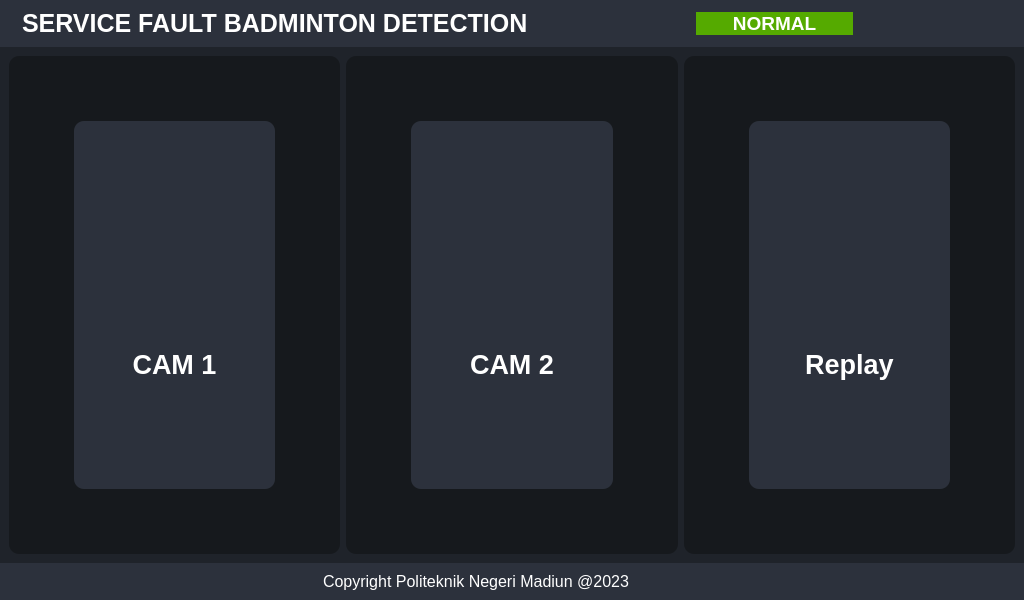
<?xml version="1.0" encoding="UTF-8"?>
<ui version="4.0">
 <class>MainWindow</class>
 <widget class="QMainWindow" name="MainWindow">
  <property name="geometry">
   <rect>
    <x>0</x>
    <y>0</y>
    <width>1024</width>
    <height>600</height>
   </rect>
  </property>
  <property name="minimumSize">
   <size>
    <width>1024</width>
    <height>600</height>
   </size>
  </property>
  <property name="maximumSize">
   <size>
    <width>1024</width>
    <height>600</height>
   </size>
  </property>
  <property name="windowTitle">
   <string>MainWindow</string>
  </property>
  <property name="styleSheet">
   <string notr="true">*{
	border: none;
	background-color: transparent;
	background: transparent;
	padding: 0;
	margin: 0;
	color: #fff;
}
#centralwidget{
	background-color: #1f232a;
}
#leftMenuSubContainer{
	background-color: #16191d;
}
#leftMenuSubContainer QPushButton{
	text-align: left;
	padding: 5px 10px;
	border-top-left-radius: 10px;
	border-bottom-left-radius: 10px;
}
#centerMenuSubContainer{
	background-color: #2c313c;
}
#frame_4, #frame_8, #frame_11, #frame_13, #frame_14, #frame_15, #popupNotificationSubContainer, #rightMenuSubContainer,  #mainContensContainer, #midContentcontainer{
	background-color: #16191d;
	border-radius: 10px;
}
#headerContainer, #footerContainer, #frame_8, #frame_11, #frame_15{
	background-color: #2c313c;
}
#pushButton_2{
	background-color: rgb(85, 170, 0);
}</string>
  </property>
  <widget class="QWidget" name="centralwidget">
   <layout class="QHBoxLayout" name="horizontalLayout">
    <property name="spacing">
     <number>0</number>
    </property>
    <property name="leftMargin">
     <number>0</number>
    </property>
    <property name="topMargin">
     <number>0</number>
    </property>
    <property name="rightMargin">
     <number>0</number>
    </property>
    <property name="bottomMargin">
     <number>0</number>
    </property>
    <item>
     <widget class="QWidget" name="mainBodyContainer" native="true">
      <property name="sizePolicy">
       <sizepolicy hsizetype="Expanding" vsizetype="Preferred">
        <horstretch>0</horstretch>
        <verstretch>0</verstretch>
       </sizepolicy>
      </property>
      <property name="styleSheet">
       <string notr="true"/>
      </property>
      <layout class="QVBoxLayout" name="verticalLayout_10">
       <property name="spacing">
        <number>0</number>
       </property>
       <property name="leftMargin">
        <number>0</number>
       </property>
       <property name="topMargin">
        <number>0</number>
       </property>
       <property name="rightMargin">
        <number>0</number>
       </property>
       <property name="bottomMargin">
        <number>0</number>
       </property>
       <item alignment="Qt::AlignTop">
        <widget class="QWidget" name="headerContainer" native="true">
         <layout class="QHBoxLayout" name="horizontalLayout_4">
          <item alignment="Qt::AlignLeft">
           <widget class="QFrame" name="frame_5">
            <property name="frameShape">
             <enum>QFrame::StyledPanel</enum>
            </property>
            <property name="frameShadow">
             <enum>QFrame::Raised</enum>
            </property>
            <layout class="QHBoxLayout" name="horizontalLayout_7">
             <property name="spacing">
              <number>6</number>
             </property>
             <property name="leftMargin">
              <number>0</number>
             </property>
             <property name="topMargin">
              <number>0</number>
             </property>
             <property name="rightMargin">
              <number>0</number>
             </property>
             <property name="bottomMargin">
              <number>0</number>
             </property>
             <item>
              <widget class="QLabel" name="label_5">
               <property name="maximumSize">
                <size>
                 <width>78</width>
                 <height>78</height>
                </size>
               </property>
               <property name="lineWidth">
                <number>1</number>
               </property>
               <property name="text">
                <string/>
               </property>
               <property name="pixmap">
                <pixmap resource="resources.qrc">:/images/badminton no bg.png</pixmap>
               </property>
               <property name="scaledContents">
                <bool>true</bool>
               </property>
              </widget>
             </item>
             <item>
              <widget class="QLabel" name="label_6">
               <property name="font">
                <font>
                 <pointsize>19</pointsize>
                 <weight>75</weight>
                 <bold>true</bold>
                </font>
               </property>
               <property name="text">
                <string>SERVICE FAULT BADMINTON DETECTION</string>
               </property>
              </widget>
             </item>
            </layout>
           </widget>
          </item>
          <item>
           <widget class="QFrame" name="frame">
            <property name="frameShape">
             <enum>QFrame::StyledPanel</enum>
            </property>
            <property name="frameShadow">
             <enum>QFrame::Raised</enum>
            </property>
           </widget>
          </item>
          <item>
           <widget class="QPushButton" name="pushButton_2">
            <property name="font">
             <font>
              <pointsize>14</pointsize>
              <weight>75</weight>
              <bold>true</bold>
             </font>
            </property>
            <property name="styleSheet">
             <string notr="true">QPushButton:enabled {
	color: white;
}

QPushButton:pressed {
	color: rgb(167, 167, 167);
}

QPushButton:hover:!pressed {
	color: rgb(167, 167, 167);
}

QPushButton:disabled {
	color: rgb(167, 167, 167);
}</string>
            </property>
            <property name="text">
             <string>NORMAL</string>
            </property>
           </widget>
          </item>
          <item alignment="Qt::AlignRight">
           <widget class="QFrame" name="frame_7">
            <property name="frameShape">
             <enum>QFrame::StyledPanel</enum>
            </property>
            <property name="frameShadow">
             <enum>QFrame::Raised</enum>
            </property>
            <layout class="QHBoxLayout" name="horizontalLayout_5">
             <property name="spacing">
              <number>6</number>
             </property>
             <property name="leftMargin">
              <number>0</number>
             </property>
             <property name="topMargin">
              <number>0</number>
             </property>
             <property name="rightMargin">
              <number>0</number>
             </property>
             <property name="bottomMargin">
              <number>0</number>
             </property>
             <item>
              <widget class="QPushButton" name="closeBtn">
               <property name="toolTip">
                <string>Close Window</string>
               </property>
               <property name="text">
                <string/>
               </property>
               <property name="icon">
                <iconset resource="resources.qrc">
                 <normaloff>:/icons/icons/x-circle.svg</normaloff>:/icons/icons/x-circle.svg</iconset>
               </property>
               <property name="iconSize">
                <size>
                 <width>31</width>
                 <height>31</height>
                </size>
               </property>
              </widget>
             </item>
            </layout>
           </widget>
          </item>
         </layout>
        </widget>
       </item>
       <item>
        <widget class="QWidget" name="mainBodyContent" native="true">
         <property name="sizePolicy">
          <sizepolicy hsizetype="Preferred" vsizetype="Expanding">
           <horstretch>0</horstretch>
           <verstretch>0</verstretch>
          </sizepolicy>
         </property>
         <layout class="QHBoxLayout" name="horizontalLayout_8">
          <item>
           <widget class="QWidget" name="mainContensContainer" native="true">
            <layout class="QVBoxLayout" name="verticalLayout_15">
             <property name="spacing">
              <number>0</number>
             </property>
             <property name="leftMargin">
              <number>0</number>
             </property>
             <property name="topMargin">
              <number>0</number>
             </property>
             <property name="rightMargin">
              <number>0</number>
             </property>
             <property name="bottomMargin">
              <number>0</number>
             </property>
             <item>
              <widget class="QWidget" name="mainContensSubContainer" native="true">
               <layout class="QHBoxLayout" name="horizontalLayout_14">
                <property name="leftMargin">
                 <number>5</number>
                </property>
                <property name="topMargin">
                 <number>5</number>
                </property>
                <property name="rightMargin">
                 <number>5</number>
                </property>
                <property name="bottomMargin">
                 <number>5</number>
                </property>
                <item>
                 <widget class="QWidget" name="widget_7" native="true">
                  <layout class="QVBoxLayout" name="verticalLayout_14">
                   <property name="spacing">
                    <number>0</number>
                   </property>
                   <property name="leftMargin">
                    <number>0</number>
                   </property>
                   <property name="topMargin">
                    <number>0</number>
                   </property>
                   <property name="rightMargin">
                    <number>0</number>
                   </property>
                   <property name="bottomMargin">
                    <number>0</number>
                   </property>
                   <item>
                    <widget class="QWidget" name="widget_5" native="true">
                     <layout class="QHBoxLayout" name="horizontalLayout_2" stretch="0">
                      <property name="spacing">
                       <number>60</number>
                      </property>
                      <property name="leftMargin">
                       <number>60</number>
                      </property>
                      <property name="topMargin">
                       <number>60</number>
                      </property>
                      <property name="rightMargin">
                       <number>60</number>
                      </property>
                      <property name="bottomMargin">
                       <number>60</number>
                      </property>
                      <item>
                       <widget class="QFrame" name="frame_15">
                        <property name="frameShape">
                         <enum>QFrame::StyledPanel</enum>
                        </property>
                        <property name="frameShadow">
                         <enum>QFrame::Raised</enum>
                        </property>
                        <layout class="QVBoxLayout" name="verticalLayout">
                         <property name="spacing">
                          <number>0</number>
                         </property>
                         <property name="leftMargin">
                          <number>0</number>
                         </property>
                         <property name="topMargin">
                          <number>0</number>
                         </property>
                         <property name="rightMargin">
                          <number>0</number>
                         </property>
                         <property name="bottomMargin">
                          <number>0</number>
                         </property>
                         <item>
                          <widget class="QPushButton" name="pushButton_11">
                           <property name="text">
                            <string/>
                           </property>
                           <property name="icon">
                            <iconset resource="resources.qrc">
                             <normaloff>:/icons/icons/video.svg</normaloff>:/icons/icons/video.svg</iconset>
                           </property>
                           <property name="iconSize">
                            <size>
                             <width>43</width>
                             <height>43</height>
                            </size>
                           </property>
                          </widget>
                         </item>
                         <item>
                          <widget class="QPushButton" name="pushButton">
                           <property name="font">
                            <font>
                             <pointsize>20</pointsize>
                             <weight>75</weight>
                             <bold>true</bold>
                            </font>
                           </property>
                           <property name="styleSheet">
                            <string notr="true">QPushButton:enabled {
	color: white;
}

QPushButton:pressed {
	color: rgb(167, 167, 167);
}

QPushButton:hover:!pressed {
	color: rgb(167, 167, 167);
}

QPushButton:disabled {
	color: rgb(167, 167, 167);
}</string>
                           </property>
                           <property name="text">
                            <string>CAM 1</string>
                           </property>
                          </widget>
                         </item>
                        </layout>
                       </widget>
                      </item>
                     </layout>
                    </widget>
                   </item>
                  </layout>
                 </widget>
                </item>
               </layout>
              </widget>
             </item>
            </layout>
           </widget>
          </item>
          <item>
           <widget class="QWidget" name="midContentcontainer" native="true">
            <layout class="QVBoxLayout" name="verticalLayout_16">
             <property name="spacing">
              <number>0</number>
             </property>
             <property name="leftMargin">
              <number>0</number>
             </property>
             <property name="topMargin">
              <number>0</number>
             </property>
             <property name="rightMargin">
              <number>0</number>
             </property>
             <property name="bottomMargin">
              <number>0</number>
             </property>
             <item>
              <widget class="QWidget" name="widget_6" native="true">
               <layout class="QVBoxLayout" name="verticalLayout_3" stretch="0">
                <property name="spacing">
                 <number>7</number>
                </property>
                <property name="leftMargin">
                 <number>5</number>
                </property>
                <property name="topMargin">
                 <number>5</number>
                </property>
                <property name="rightMargin">
                 <number>5</number>
                </property>
                <property name="bottomMargin">
                 <number>5</number>
                </property>
                <item>
                 <widget class="QWidget" name="widget_4" native="true">
                  <layout class="QVBoxLayout" name="verticalLayout_4" stretch="0">
                   <property name="spacing">
                    <number>60</number>
                   </property>
                   <property name="leftMargin">
                    <number>60</number>
                   </property>
                   <property name="topMargin">
                    <number>60</number>
                   </property>
                   <property name="rightMargin">
                    <number>60</number>
                   </property>
                   <property name="bottomMargin">
                    <number>60</number>
                   </property>
                   <item>
                    <widget class="QFrame" name="frame_11">
                     <property name="frameShape">
                      <enum>QFrame::StyledPanel</enum>
                     </property>
                     <property name="frameShadow">
                      <enum>QFrame::Raised</enum>
                     </property>
                     <layout class="QVBoxLayout" name="verticalLayout_2">
                      <property name="spacing">
                       <number>0</number>
                      </property>
                      <property name="leftMargin">
                       <number>0</number>
                      </property>
                      <property name="topMargin">
                       <number>0</number>
                      </property>
                      <property name="rightMargin">
                       <number>0</number>
                      </property>
                      <property name="bottomMargin">
                       <number>0</number>
                      </property>
                      <item>
                       <widget class="QPushButton" name="pushButton_9">
                        <property name="text">
                         <string/>
                        </property>
                        <property name="icon">
                         <iconset resource="resources.qrc">
                          <normaloff>:/icons/icons/video.svg</normaloff>:/icons/icons/video.svg</iconset>
                        </property>
                        <property name="iconSize">
                         <size>
                          <width>43</width>
                          <height>43</height>
                         </size>
                        </property>
                       </widget>
                      </item>
                      <item>
                       <widget class="QPushButton" name="pushButton_16">
                        <property name="font">
                         <font>
                          <pointsize>20</pointsize>
                          <weight>75</weight>
                          <bold>true</bold>
                         </font>
                        </property>
                        <property name="styleSheet">
                         <string notr="true">QPushButton:enabled {
	color: white;
}

QPushButton:pressed {
	color: rgb(167, 167, 167);
}

QPushButton:hover:!pressed {
	color: rgb(167, 167, 167);
}

QPushButton:disabled {
	color: rgb(167, 167, 167);
}</string>
                        </property>
                        <property name="text">
                         <string>CAM 2</string>
                        </property>
                        <property name="iconSize">
                         <size>
                          <width>40</width>
                          <height>40</height>
                         </size>
                        </property>
                       </widget>
                      </item>
                     </layout>
                    </widget>
                   </item>
                  </layout>
                 </widget>
                </item>
               </layout>
              </widget>
             </item>
            </layout>
           </widget>
          </item>
          <item>
           <widget class="QWidget" name="rightMenuContainer" native="true">
            <property name="minimumSize">
             <size>
              <width>200</width>
              <height>0</height>
             </size>
            </property>
            <property name="sizeIncrement">
             <size>
              <width>0</width>
              <height>0</height>
             </size>
            </property>
            <layout class="QHBoxLayout" name="horizontalLayout_13">
             <property name="spacing">
              <number>0</number>
             </property>
             <property name="leftMargin">
              <number>0</number>
             </property>
             <property name="topMargin">
              <number>0</number>
             </property>
             <property name="rightMargin">
              <number>0</number>
             </property>
             <property name="bottomMargin">
              <number>0</number>
             </property>
             <item>
              <widget class="QWidget" name="rightMenuSubContainer" native="true">
               <property name="enabled">
                <bool>true</bool>
               </property>
               <property name="minimumSize">
                <size>
                 <width>200</width>
                 <height>0</height>
                </size>
               </property>
               <property name="sizeIncrement">
                <size>
                 <width>0</width>
                 <height>0</height>
                </size>
               </property>
               <layout class="QVBoxLayout" name="verticalLayout_13">
                <property name="leftMargin">
                 <number>5</number>
                </property>
                <property name="topMargin">
                 <number>5</number>
                </property>
                <property name="rightMargin">
                 <number>5</number>
                </property>
                <property name="bottomMargin">
                 <number>5</number>
                </property>
                <item>
                 <widget class="QWidget" name="widget_8" native="true">
                  <layout class="QVBoxLayout" name="verticalLayout_17" stretch="0">
                   <property name="spacing">
                    <number>60</number>
                   </property>
                   <property name="leftMargin">
                    <number>60</number>
                   </property>
                   <property name="topMargin">
                    <number>60</number>
                   </property>
                   <property name="rightMargin">
                    <number>60</number>
                   </property>
                   <property name="bottomMargin">
                    <number>60</number>
                   </property>
                   <item>
                    <widget class="QFrame" name="frame_8">
                     <property name="frameShape">
                      <enum>QFrame::StyledPanel</enum>
                     </property>
                     <property name="frameShadow">
                      <enum>QFrame::Raised</enum>
                     </property>
                     <layout class="QVBoxLayout" name="verticalLayout_5">
                      <property name="spacing">
                       <number>0</number>
                      </property>
                      <property name="leftMargin">
                       <number>0</number>
                      </property>
                      <property name="topMargin">
                       <number>0</number>
                      </property>
                      <property name="rightMargin">
                       <number>0</number>
                      </property>
                      <property name="bottomMargin">
                       <number>0</number>
                      </property>
                      <item>
                       <widget class="QPushButton" name="pushButton_12">
                        <property name="text">
                         <string/>
                        </property>
                        <property name="icon">
                         <iconset resource="resources.qrc">
                          <normaloff>:/icons/icons/aperture.svg</normaloff>:/icons/icons/aperture.svg</iconset>
                        </property>
                        <property name="iconSize">
                         <size>
                          <width>43</width>
                          <height>43</height>
                         </size>
                        </property>
                        <property name="shortcut">
                         <string>Ctrl+S</string>
                        </property>
                       </widget>
                      </item>
                      <item>
                       <widget class="QPushButton" name="captureBtn">
                        <property name="font">
                         <font>
                          <pointsize>20</pointsize>
                          <weight>75</weight>
                          <bold>true</bold>
                         </font>
                        </property>
                        <property name="toolTip">
                         <string>Capture</string>
                        </property>
                        <property name="styleSheet">
                         <string notr="true">QPushButton:enabled {
	color: white;
}

QPushButton:pressed {
	color: rgb(167, 167, 167);
}

QPushButton:hover:!pressed {
	color: rgb(167, 167, 167);
}

QPushButton:disabled {
	color: rgb(167, 167, 167);
}</string>
                        </property>
                        <property name="text">
                         <string>Replay</string>
                        </property>
                        <property name="iconSize">
                         <size>
                          <width>40</width>
                          <height>40</height>
                         </size>
                        </property>
                       </widget>
                      </item>
                     </layout>
                    </widget>
                   </item>
                  </layout>
                 </widget>
                </item>
               </layout>
              </widget>
             </item>
            </layout>
           </widget>
          </item>
         </layout>
        </widget>
       </item>
       <item>
        <widget class="QWidget" name="footerContainer" native="true">
         <layout class="QHBoxLayout" name="horizontalLayout_11">
          <property name="spacing">
           <number>0</number>
          </property>
          <property name="leftMargin">
           <number>0</number>
          </property>
          <property name="topMargin">
           <number>0</number>
          </property>
          <property name="bottomMargin">
           <number>0</number>
          </property>
          <item>
           <widget class="QFrame" name="frame_10">
            <property name="frameShape">
             <enum>QFrame::StyledPanel</enum>
            </property>
            <property name="frameShadow">
             <enum>QFrame::Raised</enum>
            </property>
            <layout class="QHBoxLayout" name="horizontalLayout_12">
             <item>
              <widget class="QLabel" name="label_15">
               <property name="font">
                <font>
                 <pointsize>12</pointsize>
                </font>
               </property>
               <property name="text">
                <string>Copyright Politeknik Negeri Madiun @2023</string>
               </property>
               <property name="alignment">
                <set>Qt::AlignCenter</set>
               </property>
              </widget>
             </item>
             <item>
              <widget class="QLabel" name="label_16">
               <property name="minimumSize">
                <size>
                 <width>0</width>
                 <height>0</height>
                </size>
               </property>
               <property name="maximumSize">
                <size>
                 <width>57</width>
                 <height>57</height>
                </size>
               </property>
               <property name="frameShape">
                <enum>QFrame::StyledPanel</enum>
               </property>
               <property name="frameShadow">
                <enum>QFrame::Plain</enum>
               </property>
               <property name="text">
                <string/>
               </property>
               <property name="pixmap">
                <pixmap resource="resources.qrc">:/images/poltek.png</pixmap>
               </property>
               <property name="scaledContents">
                <bool>true</bool>
               </property>
              </widget>
             </item>
            </layout>
           </widget>
          </item>
         </layout>
        </widget>
       </item>
      </layout>
     </widget>
    </item>
   </layout>
  </widget>
 </widget>
 <resources>
  <include location="resources.qrc"/>
 </resources>
 <connections>
  <connection>
   <sender>closeBtn</sender>
   <signal>clicked()</signal>
   <receiver>MainWindow</receiver>
   <slot>close()</slot>
   <hints>
    <hint type="sourcelabel">
     <x>972</x>
     <y>40</y>
    </hint>
    <hint type="destinationlabel">
     <x>497</x>
     <y>311</y>
    </hint>
   </hints>
  </connection>
  <connection>
   <sender>captureBtn</sender>
   <signal>clicked()</signal>
   <receiver>rightMenuContainer</receiver>
   <slot>show()</slot>
   <hints>
    <hint type="sourcelabel">
     <x>61</x>
     <y>128</y>
    </hint>
    <hint type="destinationlabel">
     <x>884</x>
     <y>264</y>
    </hint>
   </hints>
  </connection>
 </connections>
</ui>
